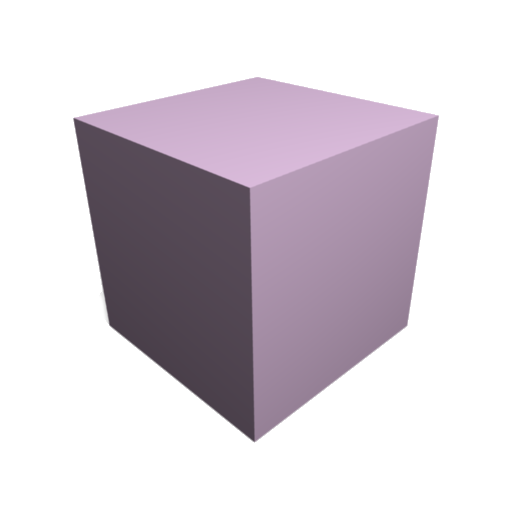
#> input picture cube.png, 512 x 512 px, found by its file name
$ python edge_countors.py   (older library calls are emulated)
#> lines starting #> are read from the running program, lines starting #| are printed output that depends on the picture; after the words box and inside, x2 and y2 are one past the last pixel; in counts of white or black regions, pixels touching at a corner belong together
import cv2
import numpy as np
from matplotlib import pyplot as plt

np.set_printoptions(threshold=np.nan)

im = cv2.imread('cube.png', 0)
#> im: shape (512, 512); min 66, max 255, mean 210.5
# imgray = cv2.cvtColor(im, cv2.COLOR_BGR2GRAY)
imblue = cv2.medianBlur(im, 5)

# edged = cv2.Canny(imgray, 4, 6)

th3 = cv2.adaptiveThreshold(imblue, 255, cv2.ADAPTIVE_THRESH_GAUSSIAN_C, \
                            cv2.THRESH_BINARY, 11, 2)
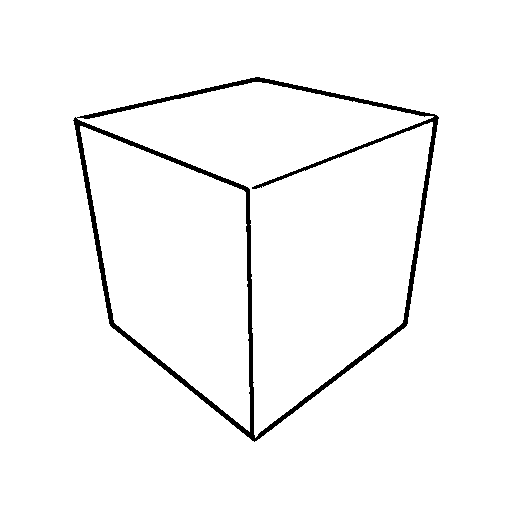
#> th3: shape (512, 512); 97.1% white; 1 black region, box (x1, y1, x2, y2) and area: (73, 77, 439, 442) 7651
edged = cv2.Canny(th3, 70, 150)
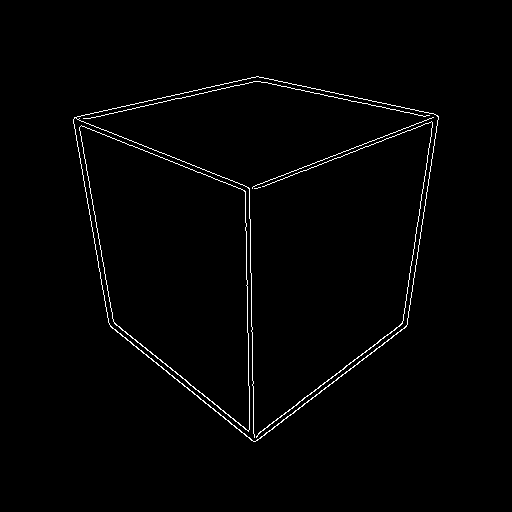
#> edged: shape (512, 512); 1.4% white in thin lines or dots, all inside (x1, y1, x2, y2) = (73, 76, 439, 442)
plt.subplot(131), plt.imshow(im, cmap='gray')
plt.subplot(132), plt.imshow(th3, cmap='gray')
plt.subplot(133), plt.imshow(edged, cmap='gray')
plt.show()
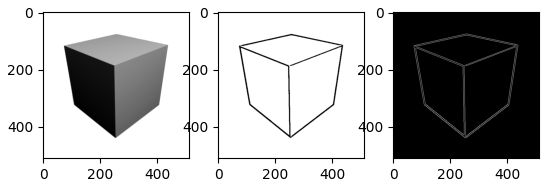
#> figure drawn by matplotlib, 3 panels
edged = th3

# Detect contours using both methods on the same image
img1, contours1, hierarchy = cv2.findContours(edged, cv2.RETR_TREE,
                                              cv2.CHAIN_APPROX_SIMPLE)
#> contours1 = 3 contours; box (x1, y1, x2, y2) and area: (0, 0, 512, 512) 261121, (72, 76, 440, 443) 40464, (80, 126, 250, 432) 31160
print(len(contours1), len(hierarchy[0]))
#| 3 3

true_contours = []

for i, hier in enumerate(hierarchy[0]):
    # print(hier)
    if hier[2] == -1:
        true_contours.append(contours1[i])
#> this loop made 3 passes
#> hier on passes 1 to 3: [-1, -1, 1, -1], [-1, -1, 2, 0], [-1, -1, -1, 1]
#> after the loop, true_contours = 1 contour; box (x1, y1, x2, y2) and area: (80, 126, 250, 432) 31160

print(len(true_contours))
#| 1

# cv2.cornerHarris(img1,)

img1 = im.copy()
img2 = im.copy()

# cv2.imwrite("edged", edged)
cv2.drawContours(img1, contours1, -1, (255, 0, 0), 2)
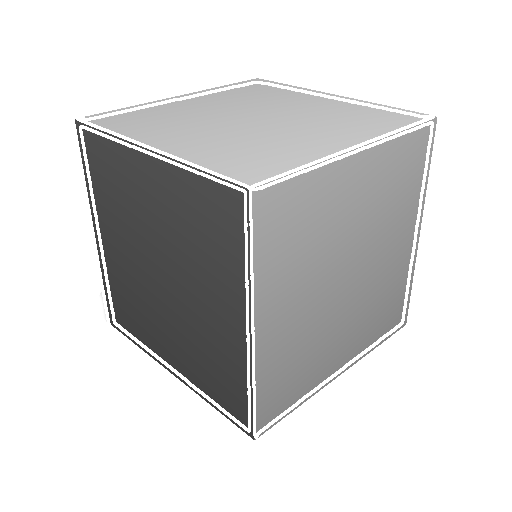
#> img1: shape (512, 512); min 66, max 255, mean 215
cv2.imwrite("./cube1_all.png", img1)

cv2.drawContours(img2, true_contours, -1, (255, 0, 0), 2)
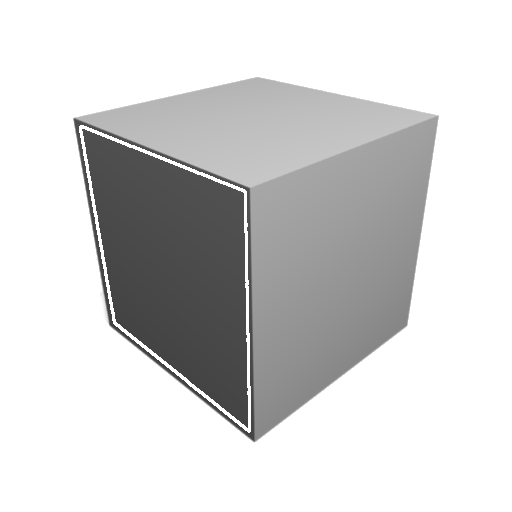
#> img2: shape (512, 512); min 66, max 255, mean 212.3
cv2.imwrite("./cube1_true.png", img1)
